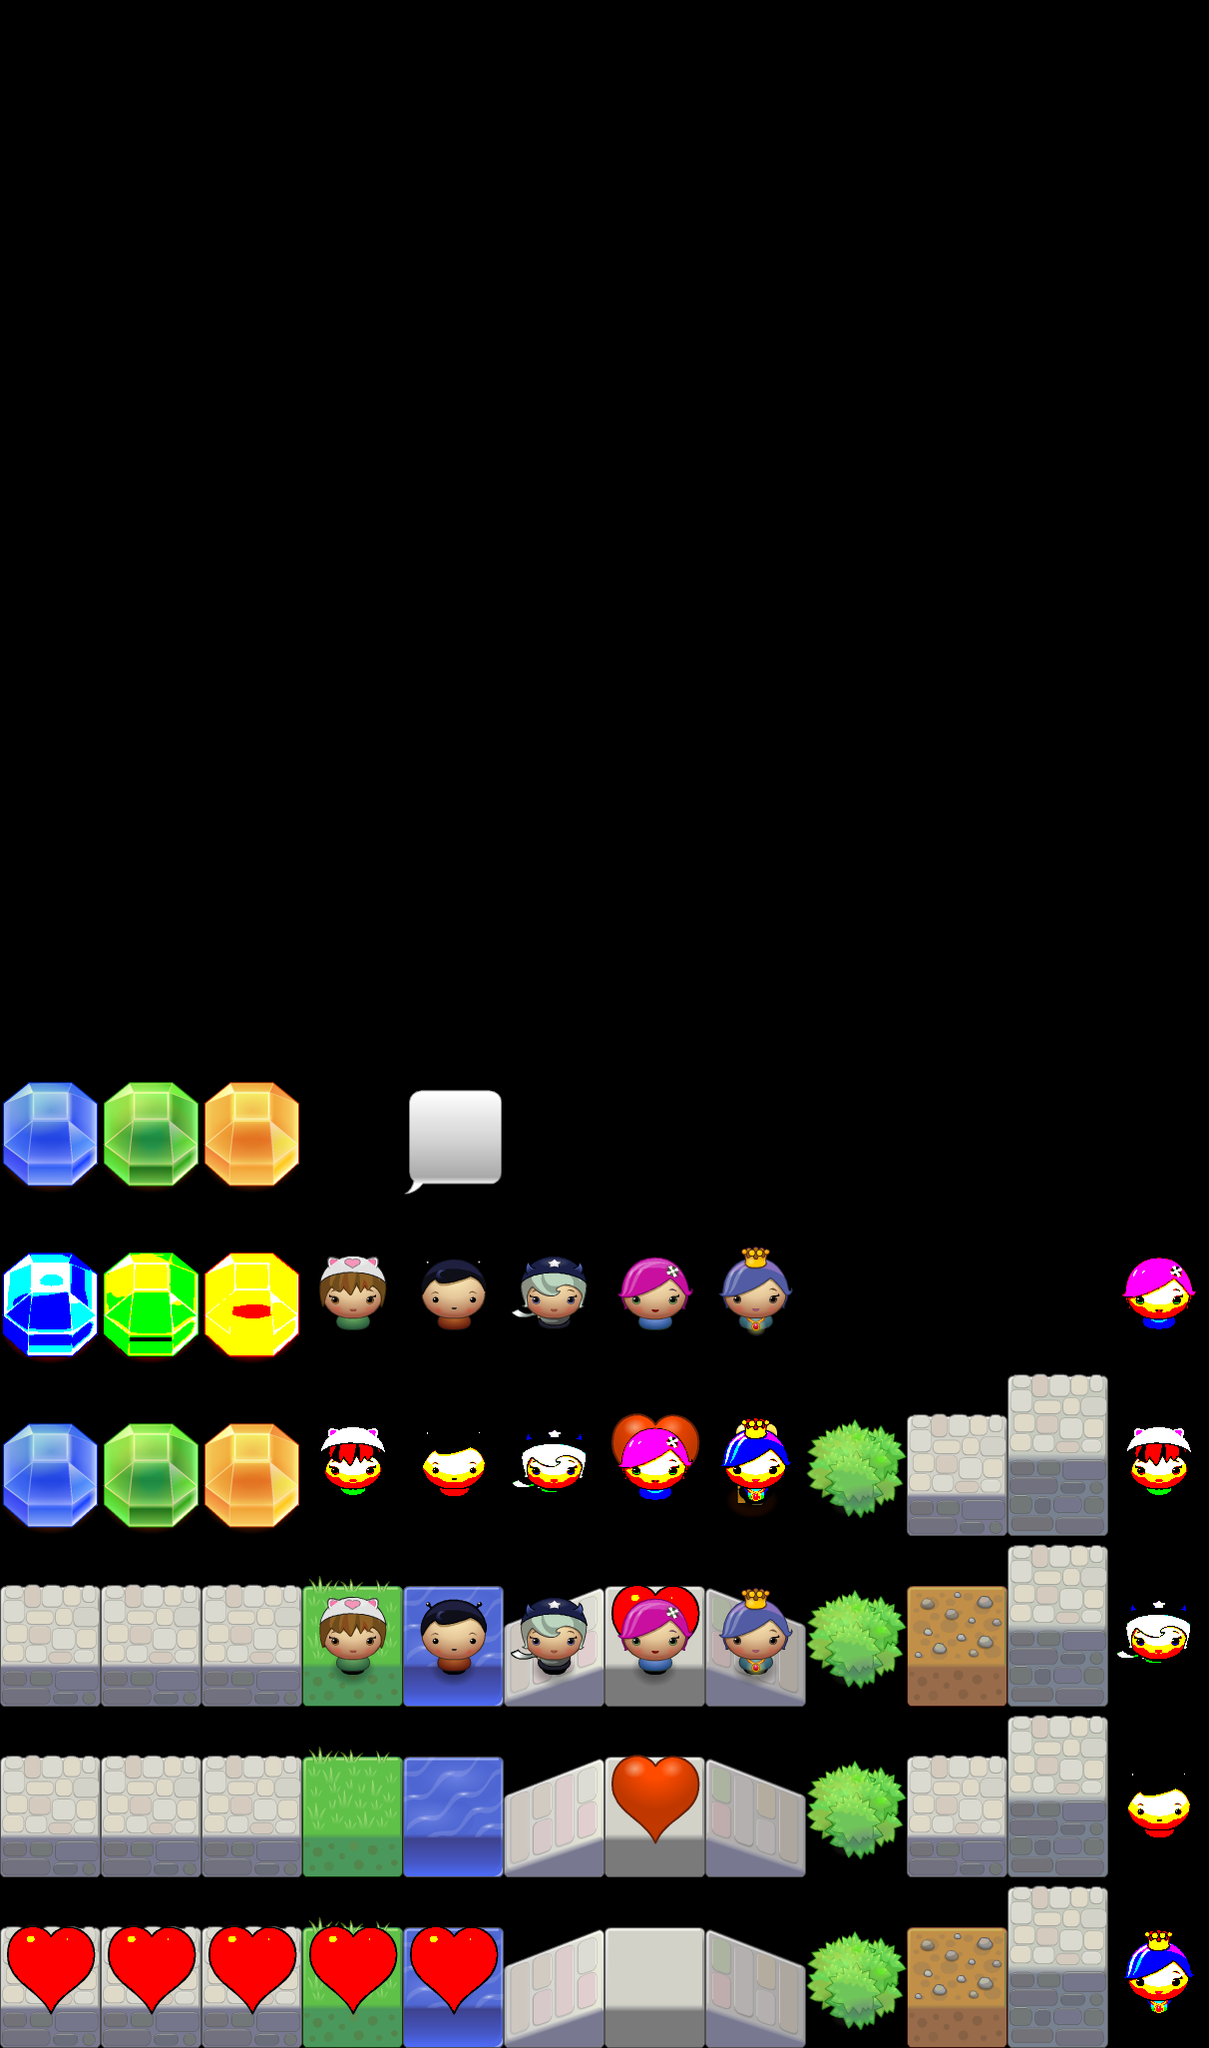

A level layout from a 2D game, rendered from its tile map. Below: a short description, then the map file with tile-grid data replaced by summaries:
An orthogonal 12x12 tile map with 101x171 px tiles, 3 tile layers (Layer 0, Layer 1, Layer 2), 2 tilesets.

<map version="1.0" orientation="orthogonal" width="12" height="12" tilewidth="101" tileheight="171">
 <tileset firstgid="1" name="Untitled" tilewidth="101" tileheight="171" spacing="2" margin="2">
  <image source="ortho_test1.png" width="1024" height="1024" />
 </tileset>
 <tileset firstgid="46" name="tileset2" tilewidth="101" tileheight="171" spacing="2" margin="2">
  <image source="ortho_test1_bw.png" width="1024" height="1024" />
 </tileset>
 <layer name="Layer 0" width="12" height="12">
  <data>[144 cells, 52 non-empty, 25 distinct tile ids]</data>
 </layer>
 <layer name="Layer 1" width="12" height="12">
  <data>[144 cells, 14 non-empty, 9 distinct tile ids]</data>
 </layer>
 <layer name="Layer 2" width="12" height="12">
  <data>[144 cells, 9 non-empty, 9 distinct tile ids]</data>
 </layer>
</map>
